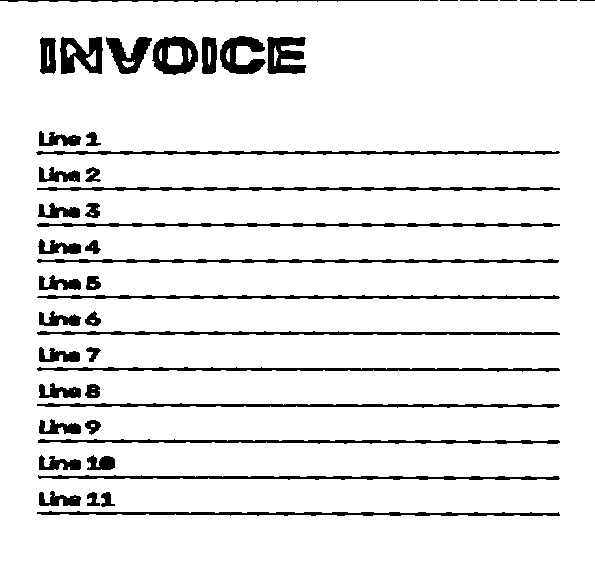
#> input picture 06_opencv_document_scanner/scanned.jpg, 595 x 576 px
$ python main.py --image scanned.jpg
#> lines starting #> are read from the running program, lines starting #| are printed output that depends on the picture; after the words box and inside, x2 and y2 are one past the last pixel; in counts of white or black regions, pixels touching at a corner belong together
### 06_opencv_document_scanner/scanner.py
import cv2
import numpy as np
from pathlib import Path


def order_points(pts):
    if pts is None or len(pts) == 0:
        return None
    rect = np.zeros((4, 2), dtype="float32")
    s = pts.sum(axis=1)
    rect[0] = pts[np.argmin(s)]  # top-left
    rect[2] = pts[np.argmax(s)]  # bottom-right
    d = np.diff(pts, axis=1)
    rect[1] = pts[np.argmin(d)]  # top-right
    rect[3] = pts[np.argmax(d)]  # bottom-left
    return rect


def four_point_transform(image, pts):
    rect = order_points(pts)
    if rect is None:
        return image
    (tl, tr, br, bl) = rect
    widthA = np.sqrt(((br[0] - bl[0]) ** 2) + ((br[1] - bl[1]) ** 2))
    widthB = np.sqrt(((tr[0] - tl[0]) ** 2) + ((tr[1] - tl[1]) ** 2))
    maxWidth = max(int(widthA), int(widthB))
    heightA = np.sqrt(((tr[0] - br[0]) ** 2) + ((tr[1] - br[1]) ** 2))
    heightB = np.sqrt(((tl[0] - bl[0]) ** 2) + ((tl[1] - bl[1]) ** 2))
    maxHeight = max(int(heightA), int(heightB))
    dst = np.array([
        [0, 0],
        [maxWidth - 1, 0],
        [maxWidth - 1, maxHeight - 1],
        [0, maxHeight - 1],
    ], dtype="float32")
    M = cv2.getPerspectiveTransform(rect, dst)
    warped = cv2.warpPerspective(image, M, (maxWidth, maxHeight))
    return warped


def auto_scan(image_path: str, out_path: str = "scanned.jpg", debug: bool = False, blur_ksize: int = 5, canny_low: int = 75, canny_high: int = 200):
#> called with image_path = 'scanned.jpg', out_path = 'scanned.jpg', debug = False, blur_ksize = 5, canny_low = 75, canny_high = 200
    img = cv2.imread(image_path)
#> img is the input picture: shape (576, 595, 3); min 0, max 255, mean 233.5
    if img is None:
        raise FileNotFoundError(f"could not read {image_path}")
    orig = img.copy()
    h, w = img.shape[:2]
#> h = 576; w = 595
    scale = 500.0 / max(h, w)
#> scale = 0.84
    resized = cv2.resize(img, (int(w * scale), int(h * scale)), interpolation=cv2.INTER_AREA)
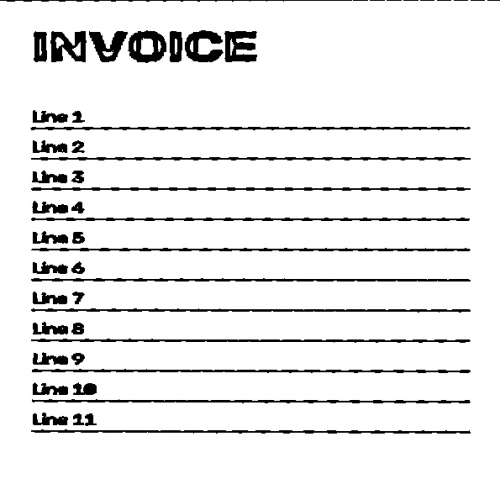
#> resized: shape (484, 500, 3); min 0, max 255, mean 233.5
    gray = cv2.cvtColor(resized, cv2.COLOR_BGR2GRAY)
    blurred = cv2.GaussianBlur(gray, (blur_ksize, blur_ksize), 0)
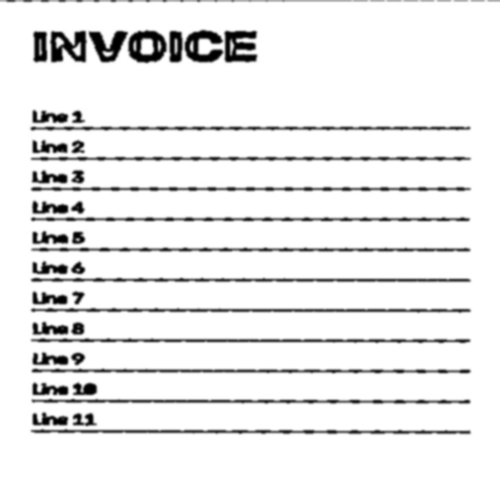
#> blurred: shape (484, 500); min 0, max 255, mean 233.6
    edged = cv2.Canny(blurred, canny_low, canny_high)
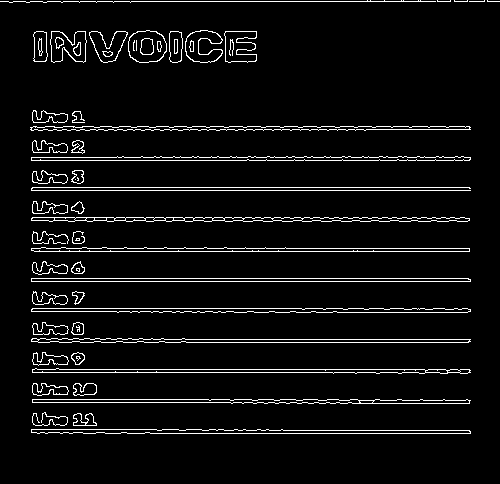
#> edged: shape (484, 500); 5.6% white in thin lines or dots, all inside (x1, y1, x2, y2) = (0, 0, 500, 434)
    if debug:
        cv2.imwrite("debug_edged.jpg", edged)
    cnts, _ = cv2.findContours(edged, cv2.RETR_EXTERNAL, cv2.CHAIN_APPROX_SIMPLE)
#> cnts = 46 contours, 11 with area under 20; largest, box (x1, y1, x2, y2) and area: (31, 308, 471, 313) 1507, (31, 429, 471, 434) 1446, (31, 217, 470, 222) 1399, (31, 156, 471, 161) 1384, (31, 247, 470, 252) 1352
    cnts = sorted(cnts, key=cv2.contourArea, reverse=True)
    screenCnt = None
    for c in cnts:
        peri = cv2.arcLength(c, True)
        approx = cv2.approxPolyDP(c, 0.02 * peri, True)
        if len(approx) == 4:
            screenCnt = approx
            break
#> this loop made 45 passes
#> (peri, screenCnt) on pass 45: (25.41, [[487, 0], [487, 1], [499, 1], [488, 1]])
#> peri on passes 11 to 16: 120.7, 168.9, 178.1, 197.7, 145.6, 84.14
    if screenCnt is None:
        print("no 4-point contour found (fallback: whole image)")
        warped = orig
    else:
        screenCnt = screenCnt.reshape(4, 2) / scale
#> screenCnt = [[579.5, 0], [579.5, 1.19], [593.8, 1.19], [580.7, 1.19]]
        warped = four_point_transform(orig, screenCnt)
#> in order_points, `s = pts.sum(axis=1)`: s = [579.5, 580.7, 595, 581.9]
#> in order_points, `d = np.diff(pts, axis=1)`: d = [-579.5, -578.3, -592.6, -579.5]
#> in four_point_transform, `rect = order_points(pts)`: rect = [[579.5, 0], [593.8, 1.19], [593.8, 1.19], [579.5, 1.19]]
#> in four_point_transform, `(tl, tr, br, bl) = rect`: tl = [579.5, 0]; tr = [593.8, 1.19]; bl = [579.5, 1.19]
#> in four_point_transform, `widthA = np.sqrt(((br[0] - bl[0]) ** 2) + ((br[1] - bl[1]) ** 2))`: widthA = 14.28
#> in four_point_transform, `widthB = np.sqrt(((tr[0] - tl[0]) ** 2) + ((tr[1] - tl[1]) ** 2))`: widthB = 14.33
#> in four_point_transform, `maxWidth = max(int(widthA), int(widthB))`: maxWidth = 14
#> in four_point_transform, `heightA = np.sqrt(((tr[0] - br[0]) ** 2) + ((tr[1] - br[1]) ** 2))`: heightA = 0
#> in four_point_transform, `heightB = np.sqrt(((tl[0] - bl[0]) ** 2) + ((tl[1] - bl[1]) ** 2))`: heightB = 1.19
#> in four_point_transform, `maxHeight = max(int(heightA), int(heightB))`: maxHeight = 1
#> in four_point_transform, `dst = np.array([ [0, 0], [maxWidth - 1, 0], [maxWidth - 1, maxHeight -..`: dst = [[0, 0], [13, 0], [13, 0], [0, 0]]
#> in four_point_transform, `M = cv2.getPerspectiveTransform(rect, dst)`: M = [[0.000424, 5.07e-15, -0.246], [0, 0, 0], [-0.00215, 0.297, 0.923]]
#> in four_point_transform, `warped = cv2.warpPerspective(image, M, (maxWidth, maxHeight))`: warped = 14 rows, first 8: [0, 0, 0], [0, 0, 0], [0, 0, 0], [0, 0, 0], [0, 0, 0], [0, 0, 0], [0, 0, 0], [0, 0, 0]
    warped_gray = cv2.cvtColor(warped, cv2.COLOR_BGR2GRAY)
    warped_adap = cv2.adaptiveThreshold(warped_gray, 255, cv2.ADAPTIVE_THRESH_GAUSSIAN_C, cv2.THRESH_BINARY, 21, 10)
    cv2.imwrite(out_path, warped_adap)
    if debug:
        cv2.imwrite("debug_warped_color.jpg", warped)
    print(f"saved scanned document -> {out_path}")
    return out_path

### 06_opencv_document_scanner/main.py
import argparse, cv2
from scanner import auto_scan

def parse_args():
    p = argparse.ArgumentParser(description="Document scanner (edge detection + contour + perspective transform)")
    p.add_argument("--image", required=True)
    p.add_argument("--out", default="scanned.jpg")
    p.add_argument("--debug", action="store_true", help="save debug images (edges, warped color)")
    p.add_argument("--no-show", action="store_true")
    return p.parse_args()

def main():
    args = parse_args()
    auto_scan(args.image, out_path=args.out, debug=args.debug)
    if not args.no_show:
        scan = cv2.imread(args.out)
#> scan = 14 rows, first 8: [255, 255, 255], [255, 255, 255], [255, 255, 255], [255, 255, 255], [255, 255, 255], [255, 255, 255], [255, 255, 255], [255, 255, 255]
        if scan is not None:
            cv2.imshow("scanned", scan); cv2.waitKey(0); cv2.destroyAllWindows()

if __name__ == "__main__":
    main()
